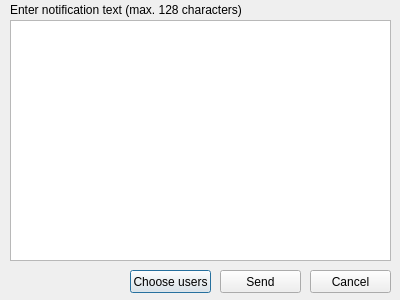
<?xml version="1.0" encoding="UTF-8"?>
<ui version="4.0">
 <class>NoticeDialog</class>
 <widget class="QDialog" name="NoticeDialog">
  <property name="geometry">
   <rect>
    <x>0</x>
    <y>0</y>
    <width>400</width>
    <height>300</height>
   </rect>
  </property>
  <property name="windowTitle">
   <string>Send notice</string>
  </property>
  <widget class="QPlainTextEdit" name="NotificationTextEdit">
   <property name="geometry">
    <rect>
     <x>10</x>
     <y>20</y>
     <width>381</width>
     <height>241</height>
    </rect>
   </property>
  </widget>
  <widget class="QLabel" name="EnterNotificationLabel">
   <property name="geometry">
    <rect>
     <x>10</x>
     <y>0</y>
     <width>311</width>
     <height>20</height>
    </rect>
   </property>
   <property name="text">
    <string>Enter notification text (max. 128 characters)</string>
   </property>
  </widget>
  <widget class="QPushButton" name="SelectUsersBtn">
   <property name="geometry">
    <rect>
     <x>130</x>
     <y>270</y>
     <width>81</width>
     <height>23</height>
    </rect>
   </property>
   <property name="text">
    <string>Choose users</string>
   </property>
  </widget>
  <widget class="QPushButton" name="SendBtn">
   <property name="geometry">
    <rect>
     <x>220</x>
     <y>270</y>
     <width>81</width>
     <height>23</height>
    </rect>
   </property>
   <property name="text">
    <string>Send</string>
   </property>
  </widget>
  <widget class="QPushButton" name="CancelBtn">
   <property name="geometry">
    <rect>
     <x>310</x>
     <y>270</y>
     <width>81</width>
     <height>23</height>
    </rect>
   </property>
   <property name="text">
    <string>Cancel</string>
   </property>
  </widget>
 </widget>
 <resources/>
 <connections/>
</ui>
